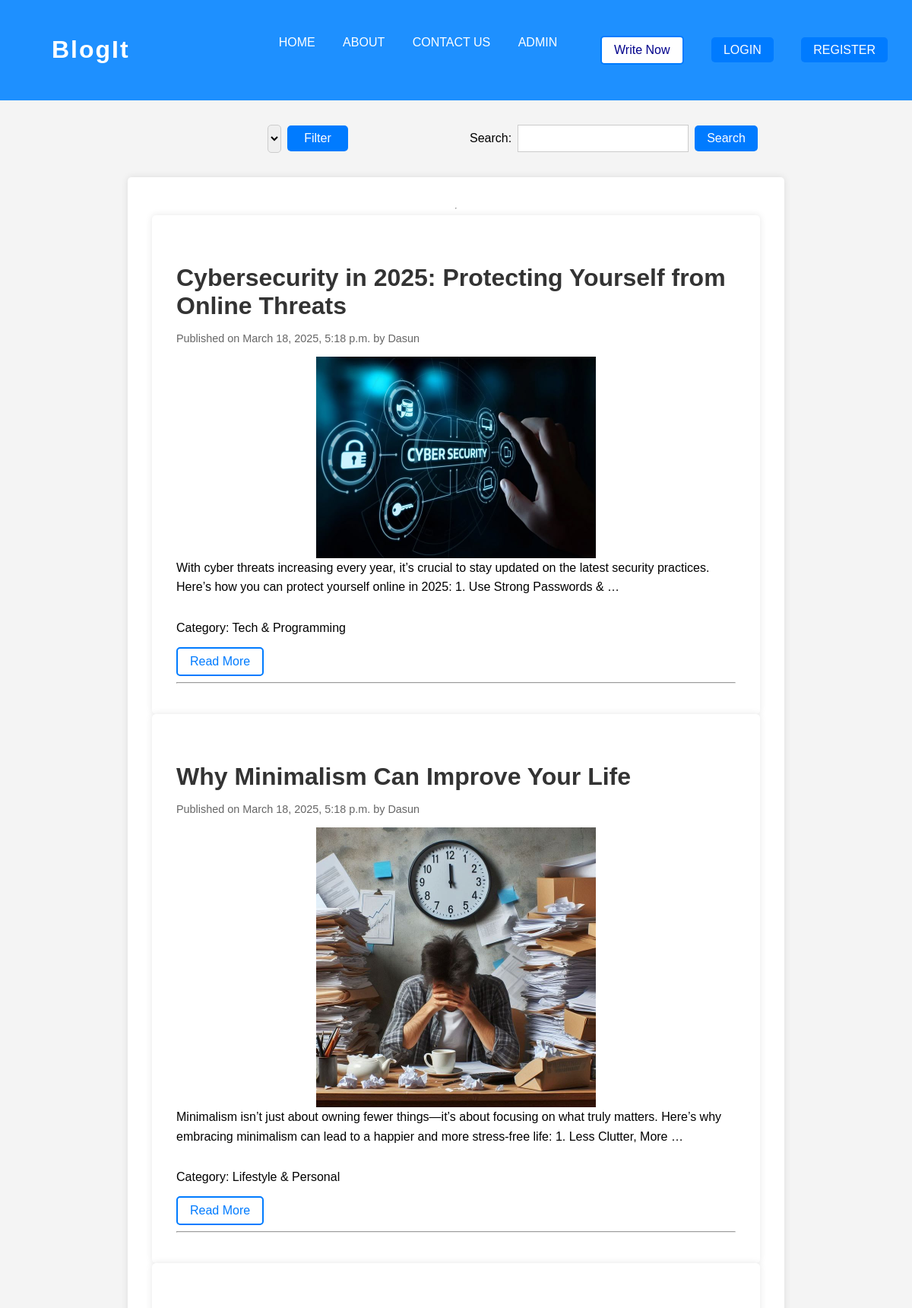
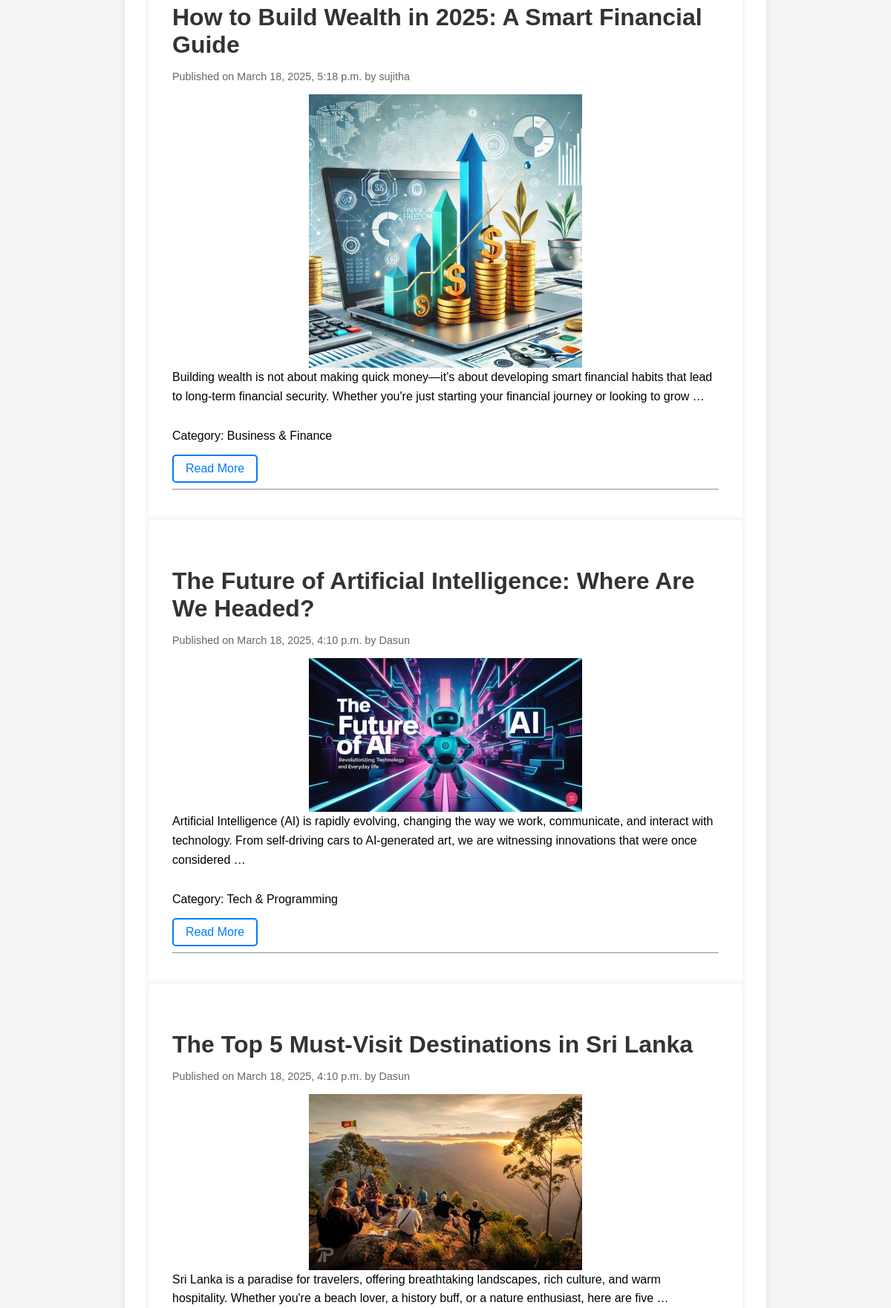
The page / (upper part) on the database its author committed (2 pictures, top to bottom).
### blog/models.py (models this page shows, shortened)
class Post(models.Model):
    title = models.CharField(max_length=200)
    content = models.TextField()
    image = models.ImageField(upload_to='blog_images/', blank=True, null=True)
    date_posted = models.DateTimeField(default=timezone.now())
    author = models.ForeignKey(User, on_delete=models.CASCADE)
    tags = TaggableManager()
    category = models.ForeignKey(Category, on_delete=models.SET_NULL, null=True, blank=True)

class Category(models.Model):
    name = models.CharField(max_length=100)

### blog/views.py (the view)
# urls.py: path('', PostListView.as_view() , name = 'home'),
class PostListView(ListView):
    model = Post
    template_name = 'blog/home.html'
    context_object_name = 'posts'
    ordering = ["-date_posted"]
    def get_queryset(self):
        queryset = super().get_queryset()
        query = self.request.GET.get('query')
        if query:
            queryset = queryset.filter(tags__name__icontains=query).distinct()
        category = self.request.GET.get('category')  # Retrieve the category ID from the request
        if category:  # Check if a category filter is applied
            queryset = queryset.filter(category__id=category)
        return queryset
    def get_context_data(self, **kwargs):
        context = super().get_context_data(**kwargs)
        context['form'] = SearchForm()
        context['categories'] = Category.objects.all()
        context['selected_category'] = self.request.GET.get('category')
        return context

### blog/forms.py
class SearchForm(forms.Form):
    query = forms.CharField(label='Search', max_length=100)

### blog/templates/blog/home.html (shortened to what this page needs)
{% extends 'blog/base.html' %}
{% block content %}
<div class="filter-search-bar">
    <form method="get">
        <select name="category" class="form-control">
            <option value="">All Categories</option>
        </select>
        <button type="submit" class="btn btn-primary">Filter</button>
    </form>
    <form method="get">
        {{ form.query.label_tag }}
        {{ form.query }}
        <button type="submit" class="btn btn-primary">Search</button>
    </form>
</div>
<div class="container">
    <hr>
    {% for post in posts %}
        <div class="post-card">
            <h3 class="post-title">{{ post.title }}</h3>
            <p class="post-meta">Published on {{ post.date_posted|date:"F j, Y, g:i a" }} by {{ post.author }}</p>
            {% if post.image %}
                 <img class="image" src="{{ post.image.url }}" alt="{{ post.title }}" style="max-width: 50%; height: auto;">
            {% endif %}
            <div class="post-content">
                {{ post.content|truncatewords:30 }}
            </div>
            <p>Category: {{ post.category.name }}</p>
            <a href="{% url 'blog-detail' post.id %}" class="abtn">Read More</a>
            <hr>
        </div>
    {% endfor %}
</div>
{% endblock %}

### blog/templates/blog/base.html (shortened to what this page needs)
{% load static %}
<!DOCTYPE html>
<html lang="en">
<head>
    <link rel="stylesheet" href="{% static 'blog/main.css' %}">
</head>
<body>
    <header>
        <h1 class="logo"><a href="{% url 'home' %}">BlogIt</a></h1>
        <nav>
            {% if user.is_authenticated %}
            <ul class="nav-left">
                <li><a href="{% url 'home' %}" class="nav-btn">HOME</a></li>
                <li><a href="{% url 'about' %}" class="nav-btn">ABOUT</a></li>
                <li><a href="" class="nav-btn">CONTACT US</a></li>
                <li><a href="{% url 'admin:index' %}" class="nav-btn">ADMIN</a></li>
            </ul>
            <ul class="nav-right">
                <li> <span class="user-info">Logged in as: {{ user.username }}</span></li>
                <li><a href="{% url 'blog-new' %}" class="write-btn">Write Now </a></li>
                <li><form method="post" action="{% url 'logout' %}" style="display: inline;">
                    {% csrf_token %}
                    <button type="submit" class = "logout-button ">Logout</button>
                    </form></li>
            </ul>
            {% else %}
            <ul class="nav-left">
                <li><a href="{% url 'home' %}" class="nav-btn">HOME</a></li>
                <li><a href="{% url 'about' %}" class="nav-btn">ABOUT</a></li>
                <li><a href="" class="nav-btn">CONTACT US</a></li>
                <li><a href="{% url 'admin:index' %}" class="nav-btn">ADMIN</a></li>
            </ul>
            <ul class="nav-right">
                <li><a href="{% url 'blog-new' %}" class="write-btn">Write Now </a></li>
                <li><a href="{% url 'login' %}" class="login-btn">LOGIN</a></li>
                <li><a href="{% url 'register' %}" class="register-btn">REGISTER</a></li>
            </ul>
            {% endif %}
        </nav>
    </header>
    <main>
        {% block content %}{% endblock %}
    </main>
</body>
</html>

### blog/static/blog/main.css (style rules this page uses)
body { font-family: Arial, sans-serif; margin: 0; padding: 0; background-color: #f4f4f4; display: flex; flex-direction: column; min-height: 100vh; }
.container { display: flex; flex-direction: column; flex: 1; }
header { background-color: #1E90FF; color: #fff; padding: 1rem 0; display: flex; justify-content: space-between; align-items: center; padding-left: 2rem; }
.logo { margin-left: 1rem; white-space: nowrap; }
.logo { font-size: 32px; font-weight: bold; font-color: white; font-family: Arial, sans-serif; color: #FFFFFF; letter-spacing: 2px; }
.logo a { text-decoration: none; color: inherit; display: inline-block; padding: 10px 20px; transition: color 0.3s ease-in-out; }
nav { display: flex; justify-content: space-between; width: 100%; }
nav ul { list-style: none; padding: 0; }
nav ul li { display: inline; margin: 0 1rem; }
.nav-left { margin-left: 10rem; }
.nav-right { margin-right: 1rem; }
nav ul li a { color: #fff; text-decoration: none; text-align: right; }
.login-btn { background-color: #007bff; padding: 0.5rem 1rem; border-radius: 5px; }
.register-btn { background-color: #007bff; padding: 0.5rem 1rem; border-radius: 5px; }
main { padding: 2rem; flex: 1; }
.form-control { width: 100%; padding: 0.5rem; box-sizing: border-box; border: 1px solid #ccc; border-radius: 5px; }
.btn-primary { background-color: #007bff; display: inline-block; padding: 0.75rem 8rem; color: #fff; border: none; border-radius: 5px; text-decoration: none; font-size: 1rem; cursor: pointer; text-align: center; width: 100%; }
.container { max-width: 800px; margin: 0 auto; padding: 2rem; background-color: #fff; border-radius: 5px; box-shadow: 0 0 10px rgba(0, 0, 0, 0.1); }
.post-card { padding: 2rem; background-color: #fff; border-radius: 5px; box-shadow: 0 0 10px rgba(0, 0, 0, 0.1); }
.post-title { margin-bottom: 1rem; font-size: 2rem; color: #333; }
.post-meta { margin-bottom: 1rem; color: #666; font-size: 0.9rem; }
.post-content { margin-bottom: 2rem; line-height: 1.6; }
.abtn { display: inline-block; padding: 0.5rem 1rem; background-color: transparent; color: #007bff; border: 2px solid #007bff; border-radius: 5px; text-decoration: none; font-size: 1rem; cursor: pointer; text-align: center; transition: background-color 0.3s ease, color 0.3s ease; }
.write-btn { display: inline-block; padding: 0.5rem 1rem; background-color: #fff; color: #00008B; border: 2px solid #007bff; border-radius: 5px; text-decoration: none; font-size: 1rem; cursor: pointer; text-align: center; transition: background-color 0.3s ease, color 0.3s ease; }
.filter-search-bar { display: flex; justify-content: space-between; align-items: center; gap: 10rem; margin-bottom: 2rem; margin-left: 20rem; margin-right: 20rem; }
.filter-search-bar form { flex: 1; display: flex; align-items: center; gap: 0.5rem; }
.filter-search-bar select, .filter-search-bar input[type="text"] { flex: 1; padding: 0.5rem; border: 1px solid #ccc; / border-radius: 5px; font-size: 1rem; }
.filter-search-bar button { padding: 0.5rem 1rem; background-color: #007bff; color: #fff; border: none; border-radius: 5px; cursor: pointer; font-size: 1rem; width: auto; min-width: 80px; transition: background-color 0.3s ease; }
.image { display: block; margin: 0 auto; max-width: 100%; height: auto; }

### rows shown on the page
Post: title "Cybersecurity in 2025: Protecting Yourself from Online Threats", date_posted "March 18, 2025, 5:18 p.m.", author "Dasun", image (picture), content "With cyber threats increasing every year, it’s crucial to stay updated on the latest security practices. Here’s how you can protect yourself online in 2025: 1. Use Strong Passwords & …", category.name "Tech & Programming"
Post: title "Why Minimalism Can Improve Your Life", date_posted "March 18, 2025, 5:18 p.m.", author "Dasun", image (picture), content "Minimalism isn’t just about owning fewer things—it’s about focusing on what truly matters. Here’s why embracing minimalism can lead to a happier and more stress-free life: 1. Less Clutter, More …", category.name "Lifestyle & Personal"
Post: title "How to Build Wealth in 2025: A Smart Financial Guide", date_posted "March 18, 2025, 5:18 p.m.", author "sujitha", image (picture), content "Building wealth is not about making quick money—it’s about developing smart financial habits that lead to long-term financial security. Whether you're just starting your financial journey or looking to grow …", category.name "Business & Finance"
Post: title "The Future of Artificial Intelligence: Where Are We Headed?", date_posted "March 18, 2025, 4:10 p.m.", author "Dasun", image (picture), content "Artificial Intelligence (AI) is rapidly evolving, changing the way we work, communicate, and interact with technology. From self-driving cars to AI-generated art, we are witnessing innovations that were once considered …", category.name "Tech & Programming"
Post: title "The Top 5 Must-Visit Destinations in Sri Lanka", date_posted "March 18, 2025, 4:10 p.m.", author "Dasun", image (picture), content "Sri Lanka is a paradise for travelers, offering breathtaking landscapes, rich culture, and warm hospitality. Whether you're a beach lover, a history buff, or a nature enthusiast, here are five …"
